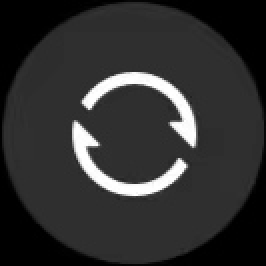
#> input picture gray_histogram/children.jpg, 133 x 133 px (shown 2 times larger)
$ python gray_histogram_add.py
#> lines starting #> are read from the running program, lines starting #| are printed output that depends on the picture
# 导入库
import cv2
import matplotlib.pyplot as plt
import numpy as np

# 方法，显示图片
def show_image(image,title,pos):
    # 顺序转换: BGR TO RGB
    image_RGB=image[:,:,::-1]
    #显示标题
    plt.title(title)
    plt.subplot(2,3,pos)
    plt.imshow(image_RGB)
#显示图片的灰度直方图
def show_histogram(hist,title , pos ,color):
    #显示标题
    plt.title(title)
    plt.subplot(2,3,pos)
    plt.xlabel("Bins")#横轴信息
    plt.ylabel("Pixels")#纵轴信息
    plt.xlim([0,256])#横轴范围
    plt.plot(hist,color=color)#绘制直方图
#主函数main()
def main():
    #创建画布
    plt.figure(figsize=(15,6))#画布大小
    plt.suptitle("Gray Image Histogram",fontsize=14,fontweight="bold")#设置标题形式

    #加载图片
    img=cv2.imread("children.jpg")
#> img is the input picture: shape (133, 133, 3); min 0, max 255, mean 47.5

    #灰度转换
    img_gray=cv2.cvtColor(img,cv2.COLOR_BGR2GRAY)

    #计算灰度图的直方图
    hist_img=cv2.calcHist([img_gray],[0],None,[256],[0,256])
#> hist_img = 256 values, max 7870 at index 47, min 0 at index 90, mean 69.1

    #展示灰度直方图
    #灰度图转换成BGR格式
    img_BGR=cv2.cvtColor(img_gray,cv2.COLOR_GRAY2BGR)
    show_image(img_BGR,"BGR image",1)
    show_histogram(hist_img,"gary histogram",4,"m")

    #对图片中的每个像素值增加50
    M=np.ones(img_gray.shape,np.uint8)*50 #构建矩阵

    added_img=cv2.add(img_gray,M)
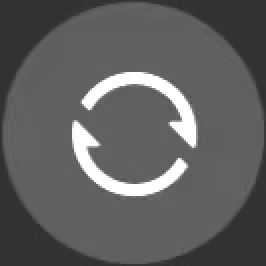
#> added_img: shape (133, 133) (shown 2 times larger); min 50, max 255, mean 95.3
    add_img_hist=cv2.calcHist([added_img],[0],None,[256],[0,256])
#> add_img_hist = 256 values, max 7870 at index 97, min 0 at index 0, mean 69.1
    add_img_BGR=cv2.cvtColor(added_img,cv2.COLOR_GRAY2BGR)
    show_image(add_img_BGR,"added image",2)
    show_histogram(add_img_hist,"added image hist",5,"m")

    #对图片中的每个像素值减去50
    subtract_img=cv2.subtract(img_gray,M)
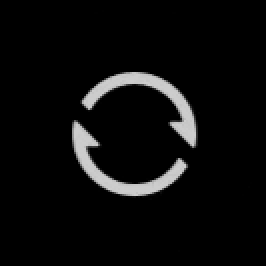
#> subtract_img: shape (133, 133) (shown 2 times larger); min 0, max 205, mean 11.7
    add_img_hist=cv2.calcHist([added_img],[0],None,[256],[0,256])#计算直方图
    subtract_img_BGR=cv2.cvtColor(subtract_img,cv2.COLOR_GRAY2BGR)
    show_image(subtract_img_BGR,"subtract image",3)
    show_histogram(add_img_hist,"subtract image hist",6,"m")

    plt.show()
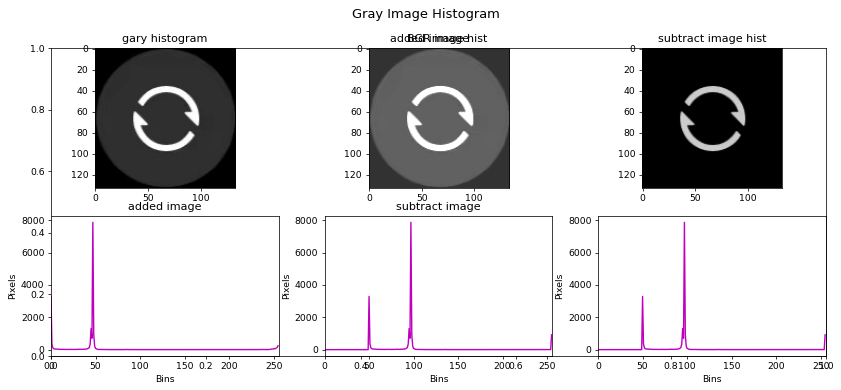
#> figure drawn by matplotlib, 6 panels; panel 2: curve peaks at x = 47, y = 7870; panel 4: curve peaks at x = 97, y = 7870; panel 6: curve peaks at x = 97, y = 7870

if __name__ == '__main__':
    main()
